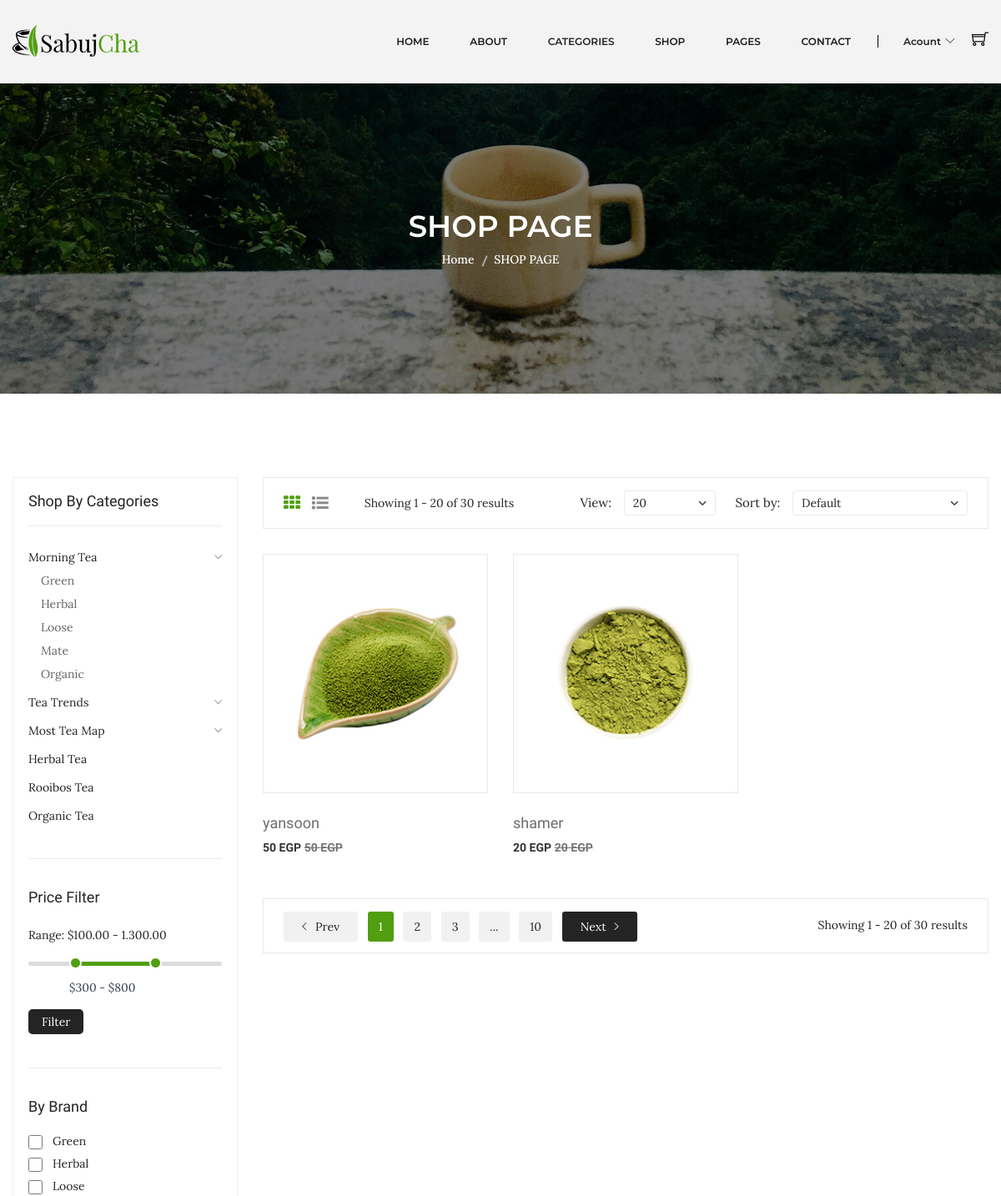
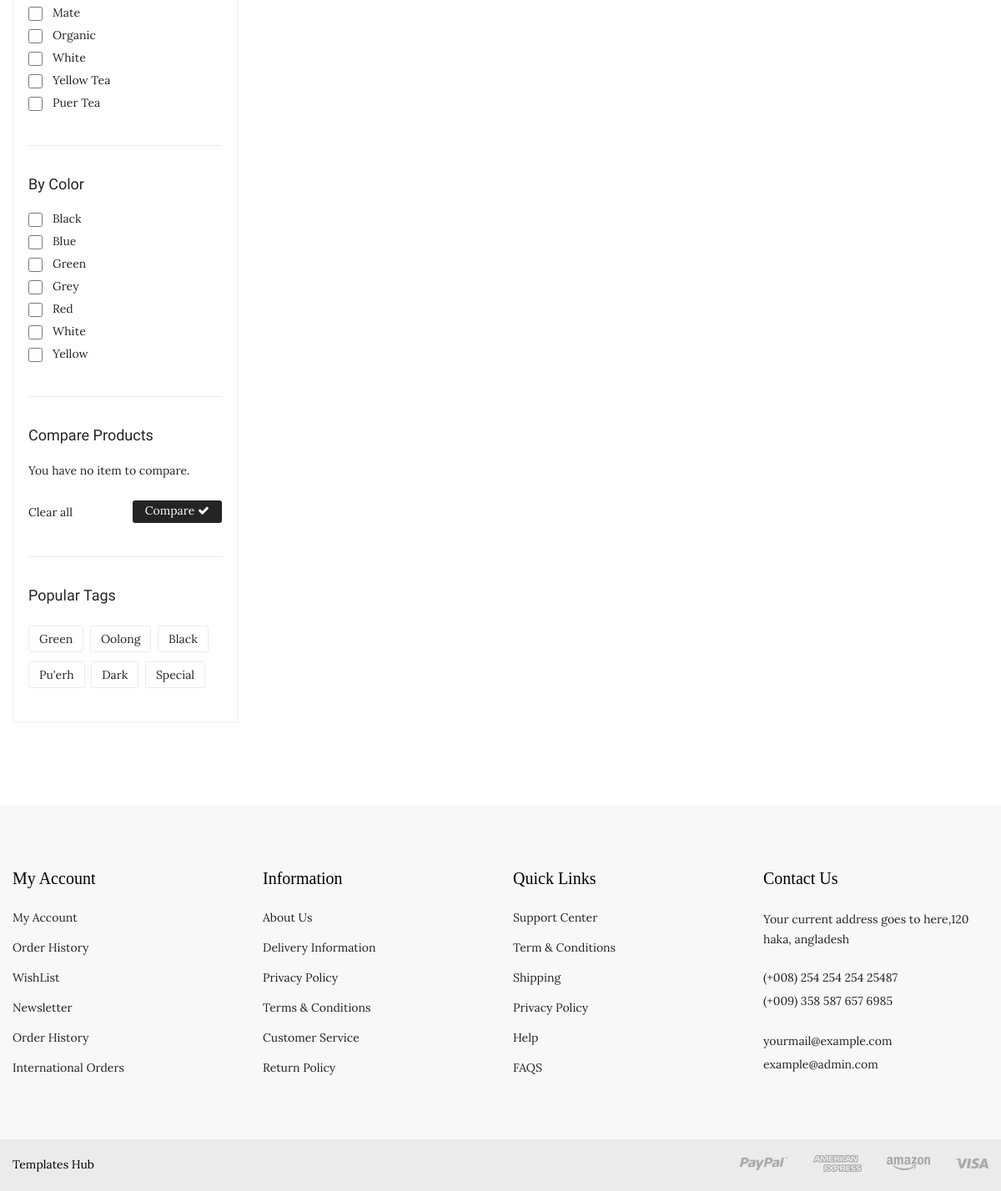
Page /shop.php?sub=3 on the committed database (2 pictures, top to bottom).
### tables this page shows
CREATE TABLE `products` (
  `id` int(10) UNSIGNED NOT NULL,
  `name` varchar(40) NOT NULL,
  `photo` varchar(20) NOT NULL DEFAULT 'product.jpg',
  `price` varchar(10) NOT NULL,
  `code` varchar(10) NOT NULL,
  `detail` text NOT NULL DEFAULT 'Contrary to popular belief, Lorem Ipsum is not simply random text. It has roots in a piece of classical Latin literature from 45 BC, making it over 2000 years old. Richard McClintock, a Latin professor at Hampden-Sydney College in Virginia, looked up one of the more obscure Latin words, consectetur, from a Lorem Ipsum passage, and going through the cites of the word in classical literature, discovered the undoubtable source. Lorem Ipsum comes from sections 1.10.32 and 1.10.33 of "de Finibus Bonorum et Malorum" (The Extremes of Good and Evil) by Cicero, written in 45 BC. This book is a treatise on the theory of ethics, very popular during the Renaissance. The first line of Lorem Ipsum, "Lorem ipsum dolor sit amet..", comes from a line in section 1.10.32.  The standard chunk of Lorem Ipsum used since the 1500s is reproduced below for those interested. Sections 1.10.32 and 1.10.33 from "de Finibus Bonorum et Malorum" by Cicero are also reproduced in their exact original form, accompanied by English versions from the 1914 translation by H. Rackham.',
  `views` int(10) NOT NULL DEFAULT 0,
  `brand_id` int(10) UNSIGNED NOT NULL,
  `subcat_id` int(10) UNSIGNED NOT NULL,
  `supplier_id` int(10) UNSIGNED NOT NULL,
  `created_at` timestamp NOT NULL DEFAULT current_timestamp(),
  `updated_at` timestamp NOT NULL DEFAULT current_timestamp() ON UPDATE current_timestamp()
);

### Database.php (called while the page is built, shortened)
<?php
    class Database{
        private $hostName = "localhost";
        private $username = "root";
        private $pass = "";
        private $databaseName = "ntiecommerce";
        private $mysqli;
        public function __construct(){
            $this->mysqli = new mysqli($this->hostName , $this->username , $this->pass , $this->databaseName);
        }
        public function runDQL($query){
            $result = $this->mysqli->query($query);
            if($result->num_rows > 0)
                return $result;
            else
                return [];
        }
    }
?>

### Product.php (called while the page is built, shortened)
<?php
    class Product extends Database implements Operations{
        private $subcatId;
        public function setSubcatId($subcatId){
            $this->subcatId = $subcatId;
        }
        public function selectProductsBySubcatId()
        {
            $query = "SELECT `products`.* FROM `products` WHERE `products`.`subcat_id`='$this->subcatId'";
            return $this->runDQL($query);
        }
    }
?>

### shop.php (the view, shortened to what this page needs)
<?php include_once 'header.php' ?>
<div class="breadcrumb-area bg-image-3 ptb-150">
    <div class="container">
        <div class="breadcrumb-content text-center">
            <h3>SHOP PAGE</h3>
            <ul>
                <li><a href="index.php">Home</a></li>
                <li class="active">SHOP PAGE</li>
            </ul>
        </div>
    </div>
</div>
<div class="shop-page-area ptb-100">
    <div class="container">
        <div class="row flex-row-reverse">
            <div class="col-lg-9">
                <div class="shop-topbar-wrapper">
                    <div class="shop-topbar-left">
                        <ul class="view-mode">
                            <li class="active"><a href="#product-grid" data-view="product-grid"><i class="fa fa-th"></i></a></li>
                            <li><a href="#product-list" data-view="product-list"><i class="fa fa-list-ul"></i></a></li>
                        </ul>
                        <p>Showing 1 - 20 of 30 results </p>
                    </div>
                    <div class="product-sorting-wrapper">
                        <div class="product-shorting shorting-style">
                            <label>View:</label>
                            <select>
                                <option value=""> 20</option>
                            </select>
                        </div>
                        <div class="product-show shorting-style">
                            <label>Sort by:</label>
                            <select>
                                <option value="">Default</option>
                            </select>
                        </div>
                    </div>
                </div>
                <div class="grid-list-product-wrapper">
                    <div class="product-grid product-view pb-20">
                        <div class="row">
                            <?php
                            $product = new Product();
                            if (isset($_GET['sub']) && $_GET['sub']) {
                                $product->setSubcatId($_GET['sub']);
                                $result = $product->selectProductsBySubcatId();
                            } else {
                                $result = $product->selectData();
                            }
                            if (!empty($result)) {
                                $allProducts = $result->fetch_all(MYSQLI_ASSOC);
                                foreach ($allProducts as $value) {
                            ?>
                                    <div class="product-width col-xl-4 col-lg-4 col-md-4 col-sm-6 col-12 mb-30">
                                        <div class="product-wrapper">
                                            <div class="product-img">
                                                <a href="product-details.php?id=<?php echo $value['id'] ?>">
                                                    <img alt="" src="assets/img/product/<?php echo $value['photo'] ?>">
                                                </a>
                                                <div class="product-action">
                                                </div>
                                            </div>
                                            <div class="product-content text-left">
                                                <div class="product-hover-style">
                                                    <div class="product-title">
                                                        <h4>
                                                            <a href="product-details.php?id=<?php echo $value['id'] ?>"><?php echo $value['name'] ?></a>
                                                        </h4>
                                                    </div>
                                                </div>
                                                <div class="product-price-wrapper">
                                                    <span><?php echo $value['price'] ?> EGP</span>
                                                    <span class="product-price-old"><?php echo $value['price'] ?> EGP </span>
                                                </div>
                                            </div>
                                        </div>
                                    </div>
                            <?php
                                }
                            }
                            ?>
                        </div>
                    </div>
                    <div class="pagination-total-pages">
                        <div class="pagination-style">
                            <ul>
                                <li><a class="prev-next prev" href="#"><i class="ion-ios-arrow-left"></i> Prev</a></li>
                                <li><a class="active" href="#">1</a></li>
                                <li><a href="#">2</a></li>
                                <li><a href="#">3</a></li>
                                <li><a href="#">...</a></li>
                                <li><a href="#">10</a></li>
                                <li><a class="prev-next next" href="#">Next<i class="ion-ios-arrow-right"></i> </a></li>
                            </ul>
                        </div>
                        <div class="total-pages">
                            <p>Showing 1 - 20 of 30 results </p>
                        </div>
                    </div>
                </div>
            </div>
            <div class="col-lg-3">
                <div class="shop-sidebar-wrapper gray-bg-7 shop-sidebar-mrg">
                    <div class="shop-widget">
                        <h4 class="shop-sidebar-title">Shop By Categories</h4>
                        <div class="shop-catigory">
                            <ul id="faq">
                                <li> <a data-toggle="collapse" data-parent="#faq" href="#shop-catigory-1">Morning Tea <i class="ion-ios-arrow-down"></i></a>
                                    <ul id="shop-catigory-1" class="panel-collapse collapse show">
                                        <li><a href="#">Green</a></li>
                                        <li><a href="#">Herbal</a></li>
                                        <li><a href="#">Loose </a></li>
                                        <li><a href="#">Mate</a></li>
                                        <li><a href="#">Organic</a></li>
                                    </ul>
                                </li>
                                <li> <a data-toggle="collapse" data-parent="#faq" href="#shop-catigory-2">Tea Trends<i class="ion-ios-arrow-down"></i></a>
                                </li>
                                <li> <a data-toggle="collapse" data-parent="#faq" href="#shop-catigory-3">Most Tea Map <i class="ion-ios-arrow-down"></i></a>
                                </li>
                                <li> <a href="#">Herbal Tea</a> </li>
                                <li> <a href="#">Rooibos Tea</a></li>
                                <li> <a href="#">Organic Tea</a></li>
                            </ul>
                        </div>
                    </div>
                    <div class="shop-price-filter mt-40 shop-sidebar-border pt-35">
                        <h4 class="shop-sidebar-title">Price Filter</h4>
                        <div class="price_filter mt-25">
                            <span>Range: $100.00 - 1.300.00 </span>
                            <div id="slider-range"></div>
                            <div class="price_slider_amount">
                                <div class="label-input">
                                    <input type="text" id="amount" name="price" placeholder="Add Your Price" />
                                </div>
                                <button type="button">Filter</button>
                            </div>
                        </div>
                    </div>
                    <div class="shop-widget mt-40 shop-sidebar-border pt-35">
                        <h4 class="shop-sidebar-title">By Brand</h4>
                        <div class="sidebar-list-style mt-20">
                            <ul>
                                <li><input type="checkbox"><a href="#">Green </a>
                                <li><input type="checkbox"><a href="#">Herbal </a></li>
                                <li><input type="checkbox"><a href="#">Loose </a></li>
                                <li><input type="checkbox"><a href="#">Mate </a></li>
                                <li><input type="checkbox"><a href="#">Organic </a></li>
                                <li><input type="checkbox"><a href="#">White </a></li>
                                <li><input type="checkbox"><a href="#">Yellow Tea </a></li>
                                <li><input type="checkbox"><a href="#">Puer Tea </a></li>
                            </ul>
                        </div>
                    </div>
                    <div class="shop-widget mt-40 shop-sidebar-border pt-35">
                        <h4 class="shop-sidebar-title">By Color</h4>
                        <div class="sidebar-list-style mt-20">
                            <ul>
                                <li><input type="checkbox"><a href="#">Black </a></li>
                                <li><input type="checkbox"><a href="#">Blue </a></li>
                                <li><input type="checkbox"><a href="#">Green </a></li>
                                <li><input type="checkbox"><a href="#">Grey </a></li>
                                <li><input type="checkbox"><a href="#">Red</a></li>
                                <li><input type="checkbox"><a href="#">White </a></li>
                                <li><input type="checkbox"><a href="#">Yellow </a></li>
                            </ul>
                        </div>
                    </div>
                    <div class="shop-widget mt-40 shop-sidebar-border pt-35">
                        <h4 class="shop-sidebar-title">Compare Products</h4>
                        <div class="compare-product">
                            <p>You have no item to compare. </p>
                            <div class="compare-product-btn">
                                <span>Clear all </span>
                                <a href="#">Compare <i class="fa fa-check"></i></a>
                            </div>
                        </div>
                    </div>
                    <div class="shop-widget mt-40 shop-sidebar-border pt-35">
                        <h4 class="shop-sidebar-title">Popular Tags</h4>
                        <div class="shop-tags mt-25">
                            <ul>
                                <li><a href="#">Green</a></li>
                                <li><a href="#">Oolong</a></li>
                                <li><a href="#">Black</a></li>
                                <li><a href="#">Pu'erh</a></li>
                                <li><a href="#">Dark </a></li>
                                <li><a href="#">Special</a></li>
                            </ul>
                        </div>
                    </div>
                </div>
            </div>
        </div>
    </div>
</div>
<?php include_once 'footer.php'; ?>

### rows in the picture
products: photo (picture), name "yansoon", price "50"
products: photo (picture), name "shamer", price "20"
